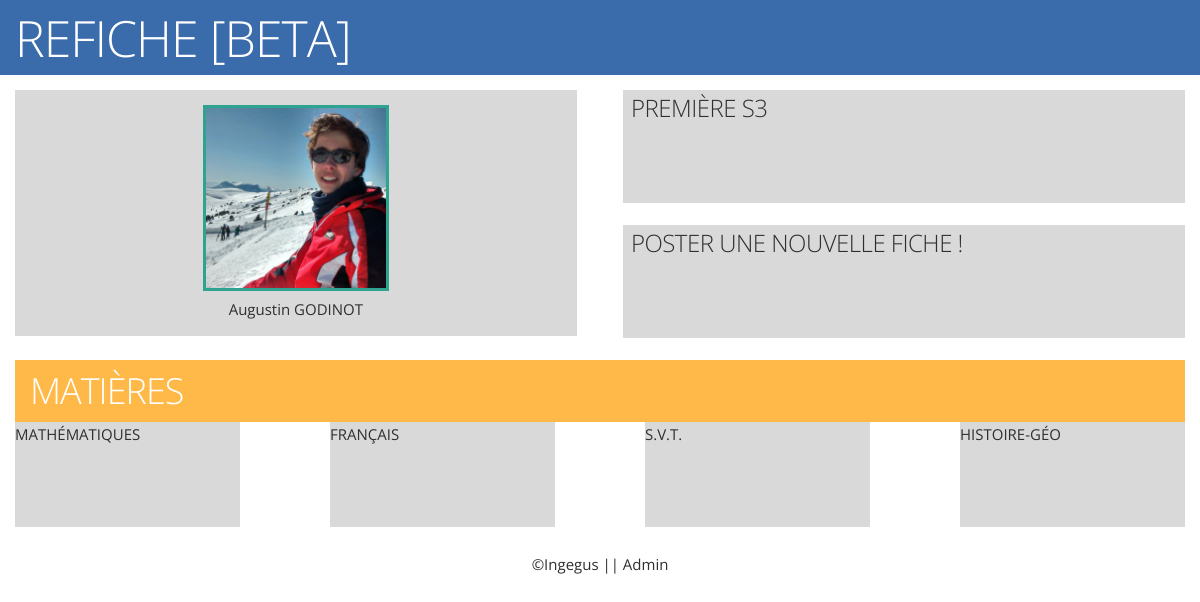
Page /app/home (signed in) on the earlier database version.
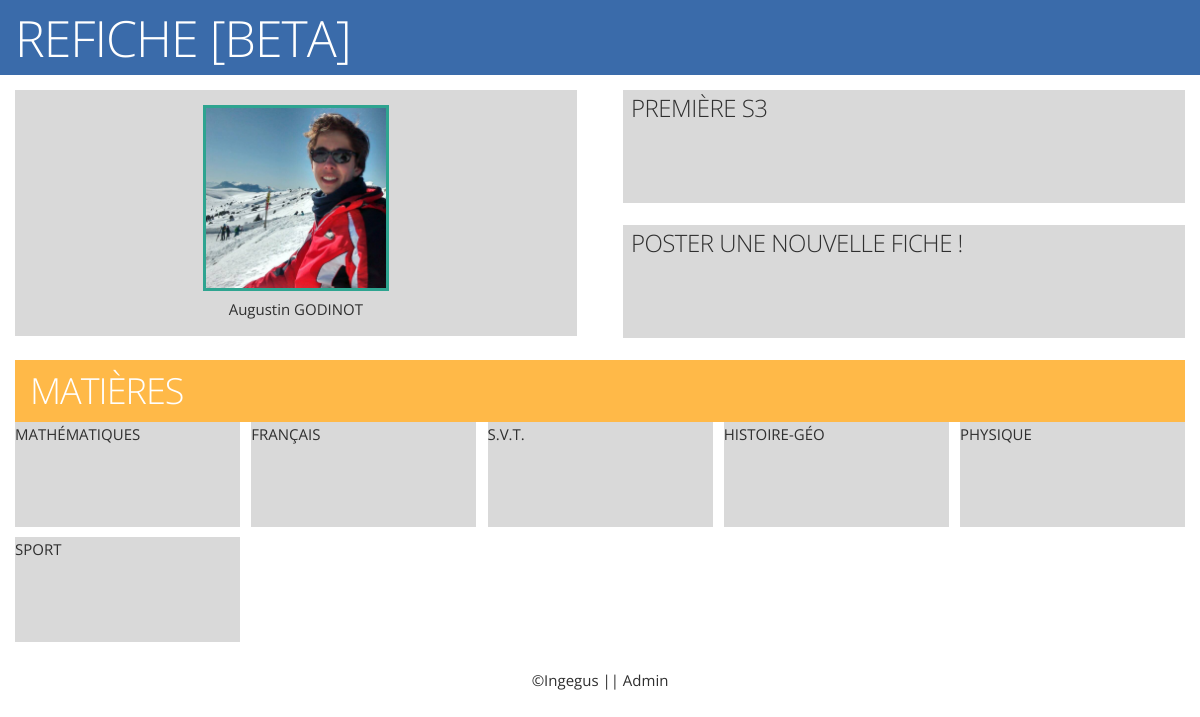
Same page on the later database version.
### app/models.py (models this page shows, shortened)
class Profile(models.Model):
	user = models.OneToOneField(User) # Link with the original user class that we extend
	classroom = models.ForeignKey('Classroom') # Link to the user's classroom
	school = models.ForeignKey('School') # Link to the school of the profile (student or teacher)
	class Meta(object):
		abstract = True

class Student(Profile):
	isDelegate = models.BooleanField(default=False) # If the student is authorized to manage the classroom
	lessons = models.ManyToManyField(Lesson)

class Classroom(models.Model):
	level = models.ForeignKey('Level') # Level or degree of the class (ex: 1ere)
	school = models.ForeignKey('School') # School witch the classroom belongs to
	name = models.CharField(max_length=100) # Name of the classroom (ex: Première S-3)
	shortName = models.CharField(max_length=8) # Name of the classroom shortened (ex: 1-S3)
	lessons = models.ManyToManyField(Lesson)

class Lesson(models.Model):
	name = models.CharField(max_length=30) # The official name of the class
	teacher = models.ForeignKey('Teacher') # The link to the teacher (one teacher for one class)

### app/views.py (the view)
@login_required
def home(request):
	student = getStudent(request)
	lessons = student.lessons.all()
	classroom = student.classroom
	return render(request, 'home.html', locals())

### app/views.py (called while the page is built)
def getStudent(request):
	user = request.user
	try:
		student = Student.objects.get(user=user)
	except Student.DoesNotExist:
		logger = logging.getLogger('users')
		logger.error(user.username+'\'s account is not linked to a profile account! id = '+str(user.id))
		raise Http404("Your user account is not linked to a profile account !")
	return student

### app/templates/home.html
{% extends "base.html" %}
{% load static %}
{% block content %}
<nav class="container">
    <div class="row">
        <div class="six columns left-cell full-container-size">
            <a href="profile of the user" class="full-container-size"><img id="user-icon" src="{% static 'img/user_test_img.png' %}" /><br />
            <span>{{ user.first_name }} {{ user.last_name|upper }}</span></a>
        </div>
        <div class="six columns">
            <div class="container">
                <div class="row right-cell"><a href="profile of the classroom" class="full-container-size"><h5>{{ student.classroom.name }}</h5></a></div>
                <div class="row right-cell"><a href="{% url "app.views.newSheetPage" %}" class="full-container-size"><h5>Poster une nouvelle fiche !</h5></a></div>
            </div>
        </div>
    </div>
</nav>
<div id="lessons">
    <header>
        <h3>Matières</h3>
    </header>
    <div class="flex-container">
        {% for lesson in student.lessons.all %}
            <div class="lesson"><a class="full-container-size" href="lesson/{{ lesson.name }}">{{ lesson.name }}</a></div>
        {% endfor %}
    </div>
</div>
{% endblock %}

### templates/base.html (shortened to what this page needs)
<!DOCTYPE html>
<html lang="fr">
<head>
    {% load static %}
    <link rel="stylesheet" href="{% static 'css/skeleton.css' %}">
    <link rel="stylesheet" href="{% static 'css/main.css' %}" />
    <link rel="stylesheet" href="{% static 'css/app.css' %}" />
</head>
<body>
<header><h1>{% block header %}<a href="{% url "django.contrib.auth.views.login" %}">REFICHE [BETA]</a>{% endblock %}</h1></header>
   <section id="content">
       {% block content %}{% endblock %}
   </section>
<footer>&copy;Ingegus  ||  <a class="" href="/admin">Admin</a></footer>
</body>
</html>

### static/css/skeleton.css (style rules this page uses)
html { font-family: sans-serif; -ms-text-size-adjust: 100%; -webkit-text-size-adjust: 100%; }
body { margin: 0; }
article, aside, details, figcaption, figure, footer, header, hgroup, main, menu, nav, section, summary { display: block; }
a { background-color: transparent; }
h1 { font-size: 2em; margin: 0.67em 0; }
img { border: 0; }
.container { position: relative; width: 100%; padding: 0 20px; margin: 0 auto; box-sizing: border-box; }
.column, .columns { width: 100%; float: left; box-sizing: border-box; }
@media (min-width: 400px) { .container { width: 100%; padding: 0; } }
@media (min-width: 550px) { .container { width: 100%; } }
@media (min-width: 550px) { .column, .columns { margin-left: 4%; } }
@media (min-width: 550px) { .column:first-child, .columns:first-child { margin-left: 0; } }
@media (min-width: 550px) { .six.columns { width: 48%; } }
html { font-size: 62.5%; }
body { font-size: 1.5em; line-height: 1.6; font-weight: 400; font-family: "Open Sans", Helvetica, Verdana, sans-serif; color: #2f2f2f; }
h1, h2, h3, h4, h5, h6 { margin: 0; font-weight: 300; }
h1 { font-size: 4.0rem; line-height: 1.2; letter-spacing: -.1rem; }
h3 { font-size: 3.0rem; line-height: 1.3; letter-spacing: -.1rem; }
h5 { font-size: 1.8rem; line-height: 1.5; letter-spacing: -.05rem; }
@media (min-width: 550px) { h1 { font-size: 5.0rem; } }
@media (min-width: 550px) { h3 { font-size: 3.6rem; } }
@media (min-width: 550px) { h5 { font-size: 2.4rem; } }
a { color: #1EAEDB; }
.container:after, .row:after, .u-cf { content: ""; display: table; clear: both; }

### static/css/main.css (style rules this page uses)
body, html { position: relative; min-height: 100%; background-color: #ffffff; }
header { margin: 0px; padding-top: 0.5em; padding-bottom: 0.5em; padding-left: 1em; background-color: #3a6baa; color: white; vertical-align: middle; }
#content { margin: 1em; }
footer { display: block; text-align: center; }
a { text-decoration: none; color: inherit; }
.full-container-size { display: block; box-sizing: border-box; width: 100%; height: 100%; }

### static/css/app.css (style rules this page uses)
#content nav .container { min-height: 15em; }
#content nav .right-cell, #content nav .left-cell { background-color: #D9D9D9; }
#content nav .left-cell { padding-top: 1em; padding-bottom: 1em; margin-bottom: 1.5em; text-align: center; }
#content nav #user-icon { display: inline; width: 12em; border: 3px solid #2EA490; }
#content nav .right-cell { height: 7.5em; margin-bottom: 1.5em; padding-left: 0.5em; }
#content nav .right-cell a { text-transform: uppercase; }
#lessons header { background-color: #FFB948; text-transform: uppercase; }
#lessons .flex-container { display: flex; flex-direction: row; flex-wrap: wrap; justify-content: space-between; }
#lessons .flex-container .lesson { width: 15em; height: 7em; margin-bottom: 0.7em; background-color: #D9D9D9; text-transform: uppercase; }

Differences in the rows shown:
added Lesson: name "PHYSIQUE"
added Lesson: name "SPORT"
